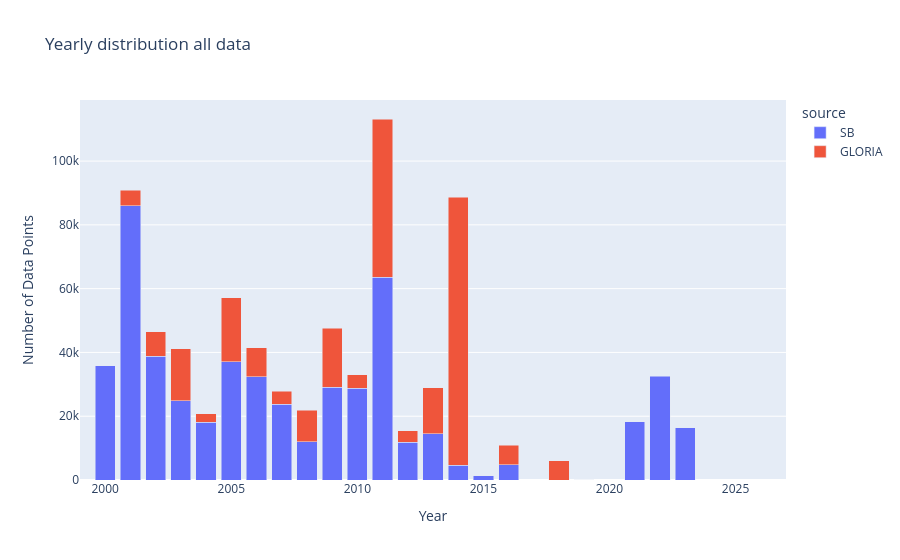

Notebook code for this chart:
### Code cell
year_test=df_long.copy()
year_test['datetime'] = pd.to_datetime(year_test['datetime'])
year_test['year'] = year_test['datetime'].dt.year
grouped = year_test.groupby(['year', 'source']).size().reset_index(name='DataPoints')

# Create bar chart
fig = px.bar(
    grouped,
    x='year',
    y='DataPoints',
    color='source',
    title='Yearly distribution all data',
    labels={'year': 'Year', 'DataPoints': 'Number of Data Points', 'metadata': 'Metadata'},)
fig.update_xaxes(range=[1999,2027])
fig.update_layout(barmode='stack')  # ensures stacking
fig.show()

### Figure 1 — Plotly figure (JSON) as saved in the notebook; plotly's stock layout.template omitted (floating-point values rounded to 4 significant figures)
{"data": [{"hovertemplate": "source=SB<br>Year=%{x}<br>Number of Data Points=%{y}<extra></extra>", "legendgroup": "SB", "marker": {"color": "#636efa", "pattern": {"shape": ""}}, "name": "SB", "orientation": "v", "showlegend": true, "textposition": "auto", "type": "bar", "x": [2000, 2001, 2002, 2003, 2004, 2005, 2006, 2007, 2008, 2009, 2010, 2011, 2012, 2013, 2014, 2015, 2016, 2019, 2021, 2022, 2023], "xaxis": "x", "y": [35788, 86046, 38837, 24905, 18098, 37043, 32434, 23806, 11950, 29111, 28785, 63576, 11838, 14510, 4695, 1335, 4850, 136, 18228, 32579, 16379], "yaxis": "y"}, {"hovertemplate": "source=GLORIA<br>Year=%{x}<br>Number of Data Points=%{y}<extra></extra>", "legendgroup": "GLORIA", "marker": {"color": "#EF553B", "pattern": {"shape": ""}}, "name": "GLORIA", "orientation": "v", "showlegend": true, "textposition": "auto", "type": "bar", "x": [2001, 2002, 2003, 2004, 2005, 2006, 2007, 2008, 2009, 2010, 2011, 2012, 2013, 2014, 2016, 2018], "xaxis": "x", "y": [4812, 7667, 16236, 2706, 20160, 8970, 4059, 9922, 18457, 4200, 49620, 3609, 14432, 83948, 6015, 6015], "yaxis": "y"}], "layout": {"autosize": true, "barmode": "stack", "legend": {"title": {"text": "source"}, "tracegroupgap": 0}, "title": {"text": "Yearly distribution all data"}, "xaxis": {"anchor": "y", "domain": [0, 1], "range": [1999, 2027], "title": {"text": "Year"}, "type": "linear"}, "yaxis": {"anchor": "x", "autorange": true, "domain": [0, 1], "range": [0, 119200.0], "title": {"text": "Number of Data Points"}, "type": "linear"}}}
